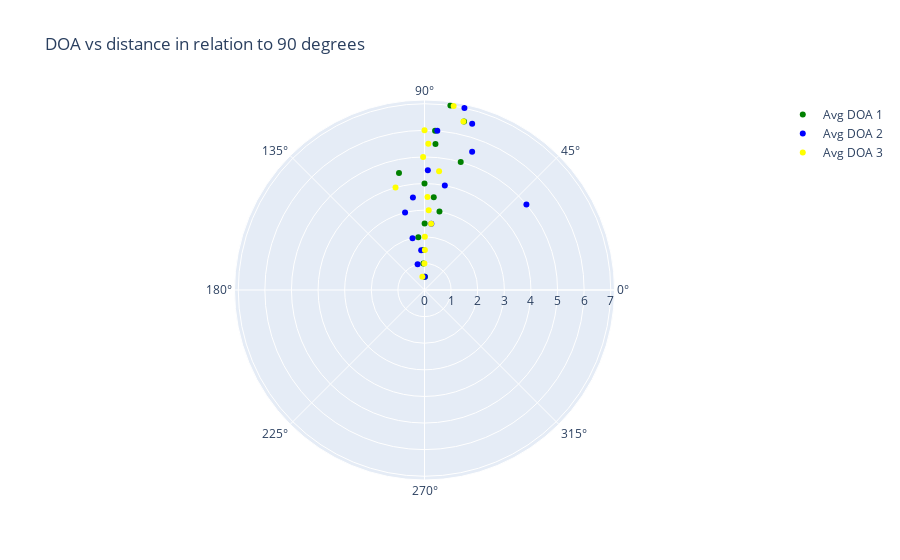

This figure's notebook cell:
### Code cell
fig = go.Figure()

fig.add_trace(go.Scatterpolar(
    r=[0.5,1,1.5,2,2.5,3,3.5,4,4.5,5,5.5,6,6.5,7],
    theta=avg_doa,
    mode='markers',
    marker=dict(color='green'),
    name='Avg DOA 1'
))

fig.add_trace(go.Scatterpolar(
    r=[0.5,1,1.5,2,2.5,3,3.5,4,4.5,5,5.5,6,6.5,7],
    theta=avg_doa2,
    mode='markers',
    marker=dict(color='blue'),
    name='Avg DOA 2'
))

fig.add_trace(go.Scatterpolar(
    r=[0.5,1,1.5,2,2.5,3,3.5,4,4.5,5,5.5,6,6.5,7],
    theta=avg_doa3,
    mode='markers',
    marker=dict(color='yellow'),
    name='Avg DOA 3'
))

fig.update_layout(
    showlegend=True,
    title='DOA vs distance in relation to 90 degrees'
)
fig.show()

### Figure 1 — Plotly figure (JSON) as saved in the notebook; plotly's stock layout.template omitted (floating-point values rounded to 4 significant figures)
{"data": [{"marker": {"color": "green"}, "mode": "markers", "name": "Avg DOA 1", "r": [0.5, 1, 1.5, 2, 2.5, 3, 3.5, 4, 4.5, 5, 5.5, 6, 6.5, 7], "theta": [88.2, 92.3, 91.3, 96.7, 89.9, 79.2, 84.3, 90, 102.3, 74.2, 85.7, 86.2, 76.8, 82], "type": "scatterpolar"}, {"marker": {"color": "blue"}, "mode": "markers", "name": "Avg DOA 2", "r": [0.5, 1, 1.5, 2, 2.5, 3, 3.5, 4, 4.5, 5, 5.5, 6, 6.5, 7], "theta": [89.33, 105, 94.75, 103, 84.1, 104.1, 97.15, 79, 88.4, 40, 71, 85.4, 74, 77.62], "type": "scatterpolar"}, {"marker": {"color": "yellow"}, "mode": "markers", "name": "Avg DOA 3", "r": [0.5, 1, 1.5, 2, 2.5, 3, 3.5, 4, 4.5, 5, 5.5, 6, 6.5, 7], "theta": [99.1, 90.2, 89.5, 89.63, 84.3, 87, 88.17, 105.8, 83, 90.6, 88.5, 90, 77, 81], "type": "scatterpolar"}], "layout": {"showlegend": true, "title": {"text": "DOA vs distance in relation to 90 degrees"}}}
